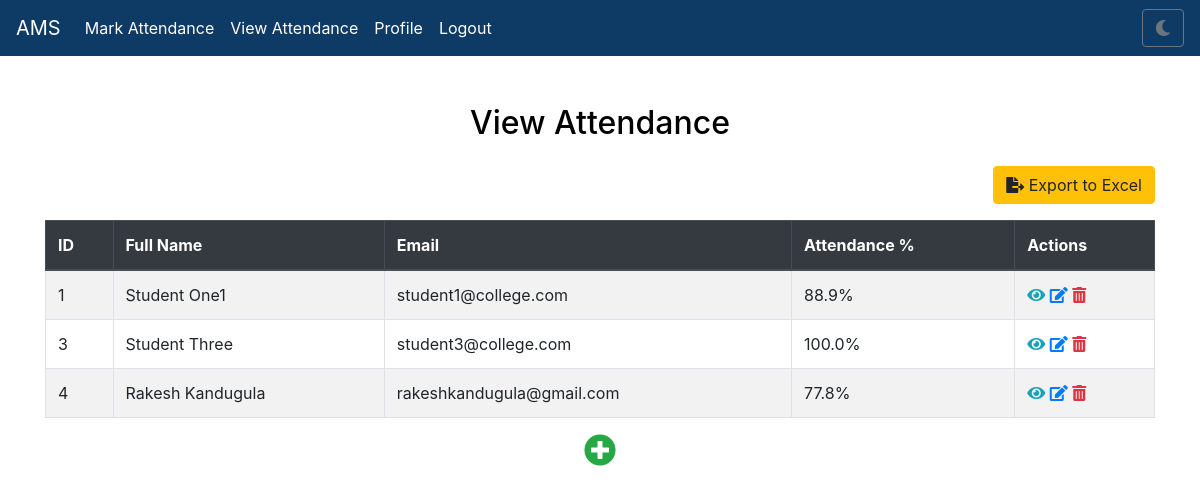
/view_attendance (signed in), run on an earlier commit of the app's database.
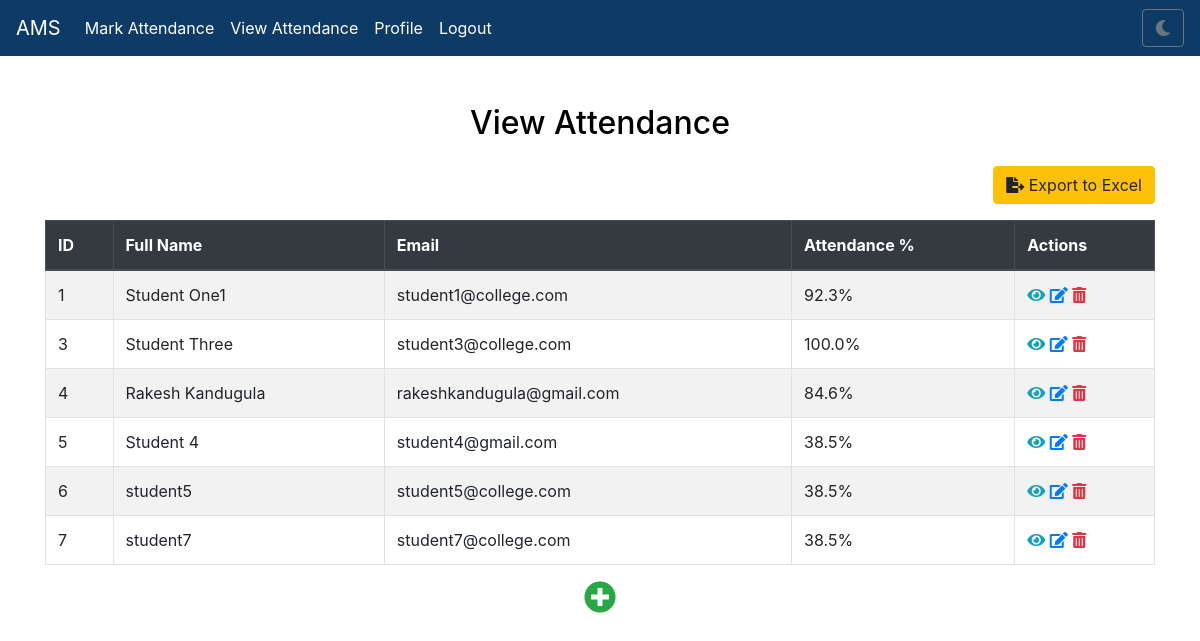
And on a later commit of the database.
### app.py (models this page shows)
class Student(db.Model):
    id = db.Column(db.Integer, primary_key=True)
    full_name = db.Column(db.String(100), nullable=False)
    email = db.Column(db.String(100), unique=True, nullable=False)
    attendance_records = db.relationship('Attendance', backref='student', lazy=True)

### app.py (the view)
@app.route('/view_attendance')
@login_required
def view_attendance():
    students = Student.query.all()
    attendance_data = []
    total_classes = Attendance.query.with_entities(Attendance.date).distinct().count()
    for student in students:
        present_days = Attendance.query.filter_by(student_id=student.id, status='Present').count()
        percentage = (present_days / total_classes * 100) if total_classes > 0 else 0
        attendance_data.append({
            'id': student.id,
            'full_name': student.full_name,
            'email': student.email,
            'percentage': percentage
        })
    return render_template(
        'view_attendance.html',
        attendance_data=attendance_data,
        show_navbar=True
    )

### app.py (called while the page is built)
@app.context_processor
def inject_csrf_token():
    return dict(csrf_token=generate_csrf())

@login_manager.user_loader
def load_user(user_id):
    return Admin.query.get(int(user_id))

### templates/view_attendance.html (shortened to what this page needs)
{% extends 'base.html' %}
{% block content %}
<div class="container mt-5">
    <h2 class="text-center mb-4">View Attendance</h2>
    <div class="text-right mb-3">
        <a href="{{ url_for('export_attendance') }}" class="btn btn-warning">
            <i class="fas fa-file-export"></i> Export to Excel
        </a>
    </div>
    <table class="table table-striped table-bordered" id="attendance-table">
        <thead class="thead-dark">
            <tr>
                <th>ID</th>
                <th>Full Name</th>
                <th>Email</th>
                <th>Attendance %</th>
                <th>Actions</th>
            </tr>
        </thead>
        <tbody>
            {% for student in attendance_data %}
            <tr id="student-row-{{ student.id }}">
                <td>{{ student.id }}</td>
                <td class="name-field">
                    <span class="display-mode">{{ student.full_name }}</span>
                </td>
                <td class="email-field">
                    <span class="display-mode">{{ student.email }}</span>
                </td>
                <td>{{ "%.1f" % student.percentage }}%</td>
                <td>
                    <span class="display-mode">
                        <a class="action-link text-info" title="View Attendance" href="{{ url_for('student_details', student_id=student.id) }}">
                            <i class="fas fa-eye"></i>
                        </a>
                        <a class="action-link text-primary" title="Edit Student" onclick="enableEditMode('{{ student.id }}');">
                            <i class="fas fa-edit"></i>
                        </a>
                        <a class="action-link text-danger" title="Delete Student" onclick="confirmDeletion('{{ student.id }}');">
                            <i class="fas fa-trash-alt"></i>
                        </a>
                    </span>
                </td>
            </tr>
            {% endfor %}
        </tbody>
    </table>
    <div class="text-center">
        <span class="action-link text-success" title="Add Student" onclick="showAddStudentRow();">
            <i class="fas fa-plus-circle fa-2x"></i>
        </span>
    </div>
</div>
{% endblock %}

What changed in the data, as far as the page shows it:
computed for Student "Student One1": percentage "88.9" → "92.3"
computed for Student "Rakesh Kandugula": percentage "77.8" → "84.6"
added Student: id "5", full_name "Student 4", email "student4@gmail.com", percentage "38.5"
added Student: id "6", full_name "student5", email "student5@college.com", percentage "38.5"
added Student: id "7", full_name "student7", email "student7@college.com", percentage "38.5"
